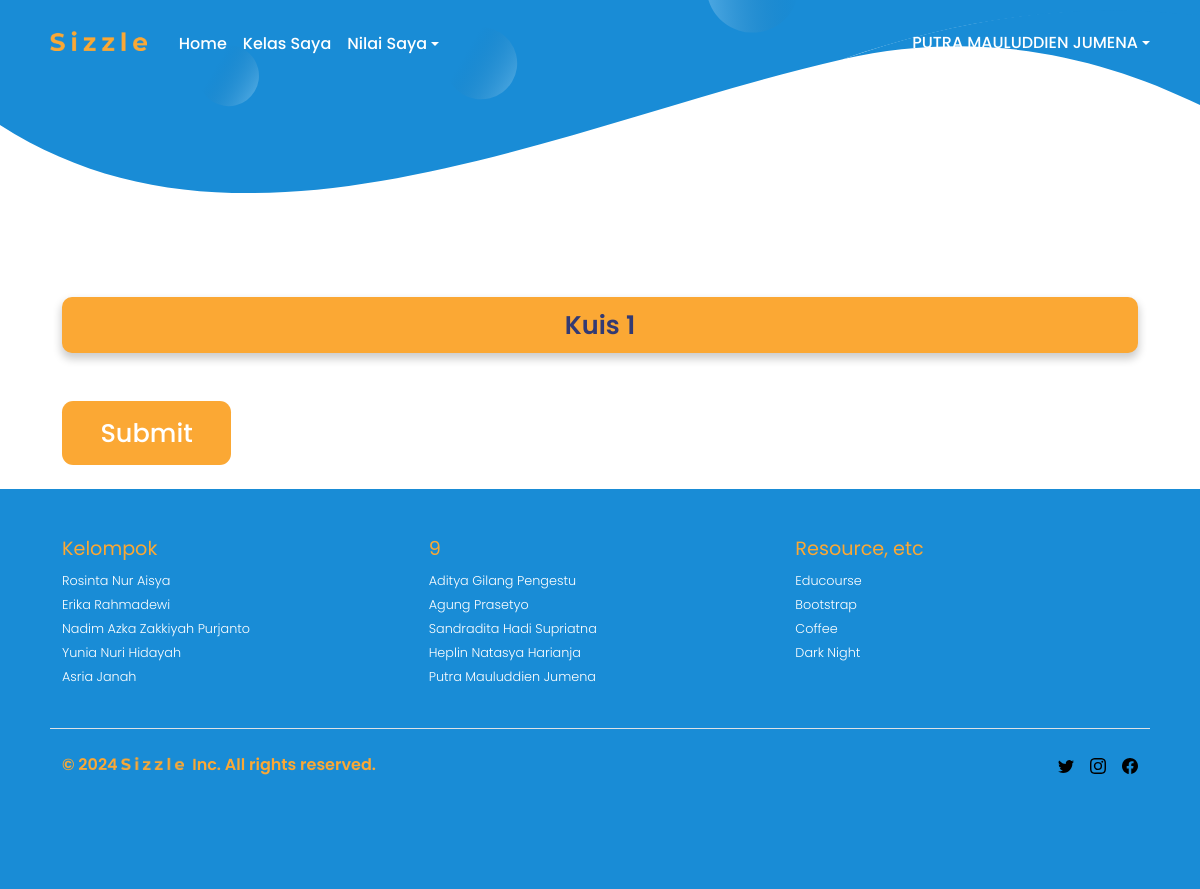
The page /kuis/2/ (signed in) on the database as committed earlier.
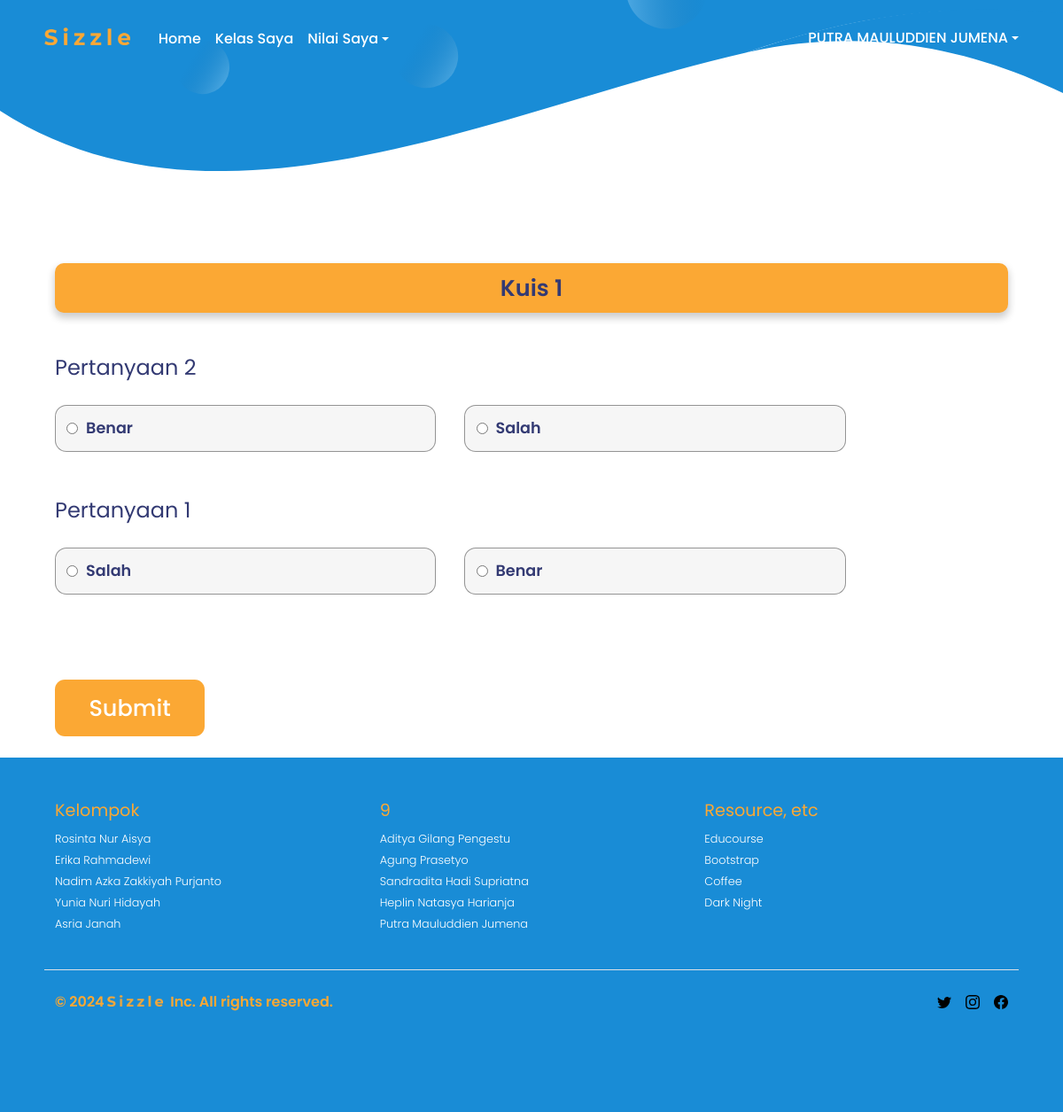
The same page on the database as committed later.
### app/models.py (models this page shows, shortened)
class Pertanyaan(models.Model):
    kuis = models.ForeignKey(Kuis, related_name='pertanyaan_set', on_delete=models.CASCADE)
    teks = models.TextField()

class Pilihan(models.Model):
    pertanyaan = models.ForeignKey(Pertanyaan, related_name='pilihan_set', on_delete=models.CASCADE)
    teks = models.CharField(max_length=200)
    benar = models.BooleanField(default=False)

### app/views.py (the view)
# urls.py: path('kuis/<int:kuis_id>/', views.kuis_detail, name='kuis_detail'),
@login_required
def kuis_detail(request, kuis_id):
    kuis = get_object_or_404(Kuis, id=kuis_id)
    user = request.user
    if HasilKuis.objects.filter(user=user, kuis=kuis).exists():
        return redirect('kuis_hasil', kuis_id=kuis.id)
    pertanyaan_set = kuis.pertanyaan_set.all()
    if request.method == 'POST':
        form = KuisForm(request.POST, pertanyaan_set=pertanyaan_set)
        if form.is_valid():
            skor = 0
            for i, pertanyaan in enumerate(pertanyaan_set):
                pilihan_id = form.cleaned_data[f'pertanyaan_{i}']
                pilihan = get_object_or_404(Pilihan, id=pilihan_id)
                if pilihan.benar:
                    skor += 1
            skor_total = (skor / len(pertanyaan_set)) * 100
            HasilKuis.objects.create(user=user, kuis=kuis, skor=skor_total)
            return redirect('kuis_hasil', kuis_id=kuis.id)
    else:
        form = KuisForm(pertanyaan_set=pertanyaan_set)
    context = {
        'kuis': kuis,
        'form': form,
    }
    return render(request, 'kuis_detail.html', context)

### app/forms.py
class KuisForm(forms.Form):
    def __init__(self, *args, **kwargs):
        pertanyaan_set = kwargs.pop('pertanyaan_set')
        super(KuisForm, self).__init__(*args, **kwargs)
        for i, pertanyaan in enumerate(pertanyaan_set):
            self.fields[f'pertanyaan_{i}'] = forms.ChoiceField(
                label=pertanyaan.teks,
                choices=[(pilihan.id, pilihan.teks) for pilihan in pertanyaan.pilihan_set.all()],
                widget=forms.RadioSelect,
                required=True
            )

### templates/kuis_detail.html (shortened to what this page needs)
<!DOCTYPE html>
{% extends 'base_user.html' %}
{% load static %}
{% block body_block %}
<div class="container quiz-container mt-5">
    <h2 class="quiz-part">{{ kuis.judul }}</h2>
    <form method="post">
        <div class="question-wrapper">
            {% for field in form %}
                <fieldset>
                    <legend class="soal">{{ field.label }}</legend>
                    <div class="checkbox-wrapper mb-5">
                        {% for widget in field %}
                            <label>
                                {{ widget.tag }}
                                {{ widget.choice_label }}
                            </label>
                        {% endfor %}
                    </div>
                </fieldset>
            {% endfor %}
        </div>
        <button type="submit" class="btn btn-primary">Submit</button>
    </form>
</div>
{% endblock %}

Rows that differ between the two databases and show on the page:
added Pertanyaan: label "Pertanyaan 2"
added Pilihan: choice_label "Benar"
added Pilihan: choice_label "Salah"
added Pertanyaan: label "Pertanyaan 1"
added Pilihan: choice_label "Salah"
added Pilihan: choice_label "Benar"
Other text that changed with them:
new list line: "☐ Benar ☐ Salah"
new list line: "☐ Salah ☐ Benar"
